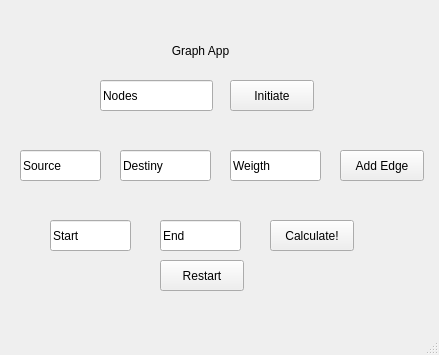
<?xml version="1.0" encoding="UTF-8"?>
<ui version="4.0">
 <class>MainWindow</class>
 <widget class="QMainWindow" name="MainWindow">
  <property name="geometry">
   <rect>
    <x>0</x>
    <y>0</y>
    <width>439</width>
    <height>355</height>
   </rect>
  </property>
  <property name="windowTitle">
   <string>MainWindow</string>
  </property>
  <widget class="QWidget" name="centralwidget">
   <widget class="QLabel" name="title">
    <property name="geometry">
     <rect>
      <x>120</x>
      <y>10</y>
      <width>161</width>
      <height>81</height>
     </rect>
    </property>
    <property name="text">
     <string>Graph App</string>
    </property>
    <property name="textFormat">
     <enum>Qt::PlainText</enum>
    </property>
    <property name="alignment">
     <set>Qt::AlignCenter</set>
    </property>
   </widget>
   <widget class="QPushButton" name="initiateBtn">
    <property name="geometry">
     <rect>
      <x>230</x>
      <y>80</y>
      <width>84</width>
      <height>31</height>
     </rect>
    </property>
    <property name="text">
     <string>Initiate</string>
    </property>
   </widget>
   <widget class="QPushButton" name="addEdgeBtn">
    <property name="geometry">
     <rect>
      <x>340</x>
      <y>150</y>
      <width>84</width>
      <height>31</height>
     </rect>
    </property>
    <property name="text">
     <string>Add Edge</string>
    </property>
   </widget>
   <widget class="QPushButton" name="calculateBtn">
    <property name="geometry">
     <rect>
      <x>270</x>
      <y>220</y>
      <width>84</width>
      <height>31</height>
     </rect>
    </property>
    <property name="text">
     <string>Calculate!</string>
    </property>
   </widget>
   <widget class="QLineEdit" name="nodesTxt">
    <property name="geometry">
     <rect>
      <x>100</x>
      <y>80</y>
      <width>113</width>
      <height>31</height>
     </rect>
    </property>
    <property name="text">
     <string>Nodes</string>
    </property>
   </widget>
   <widget class="QLineEdit" name="weigthTxt">
    <property name="geometry">
     <rect>
      <x>230</x>
      <y>150</y>
      <width>91</width>
      <height>31</height>
     </rect>
    </property>
    <property name="text">
     <string>Weigth</string>
    </property>
   </widget>
   <widget class="QLineEdit" name="destinyTxt">
    <property name="geometry">
     <rect>
      <x>120</x>
      <y>150</y>
      <width>91</width>
      <height>31</height>
     </rect>
    </property>
    <property name="text">
     <string>Destiny</string>
    </property>
   </widget>
   <widget class="QLineEdit" name="sourceTxt">
    <property name="geometry">
     <rect>
      <x>20</x>
      <y>150</y>
      <width>81</width>
      <height>31</height>
     </rect>
    </property>
    <property name="text">
     <string>Source</string>
    </property>
   </widget>
   <widget class="QLineEdit" name="startTxt">
    <property name="geometry">
     <rect>
      <x>50</x>
      <y>220</y>
      <width>81</width>
      <height>31</height>
     </rect>
    </property>
    <property name="text">
     <string>Start</string>
    </property>
   </widget>
   <widget class="QLineEdit" name="endTxt">
    <property name="geometry">
     <rect>
      <x>160</x>
      <y>220</y>
      <width>81</width>
      <height>31</height>
     </rect>
    </property>
    <property name="text">
     <string>End</string>
    </property>
   </widget>
   <widget class="QPushButton" name="restartBtn">
    <property name="geometry">
     <rect>
      <x>160</x>
      <y>260</y>
      <width>84</width>
      <height>31</height>
     </rect>
    </property>
    <property name="text">
     <string>Restart</string>
    </property>
   </widget>
  </widget>
  <widget class="QStatusBar" name="statusbar"/>
  <widget class="QMenuBar" name="menuBar">
   <property name="geometry">
    <rect>
     <x>0</x>
     <y>0</y>
     <width>439</width>
     <height>28</height>
    </rect>
   </property>
  </widget>
 </widget>
 <resources/>
 <connections/>
</ui>
